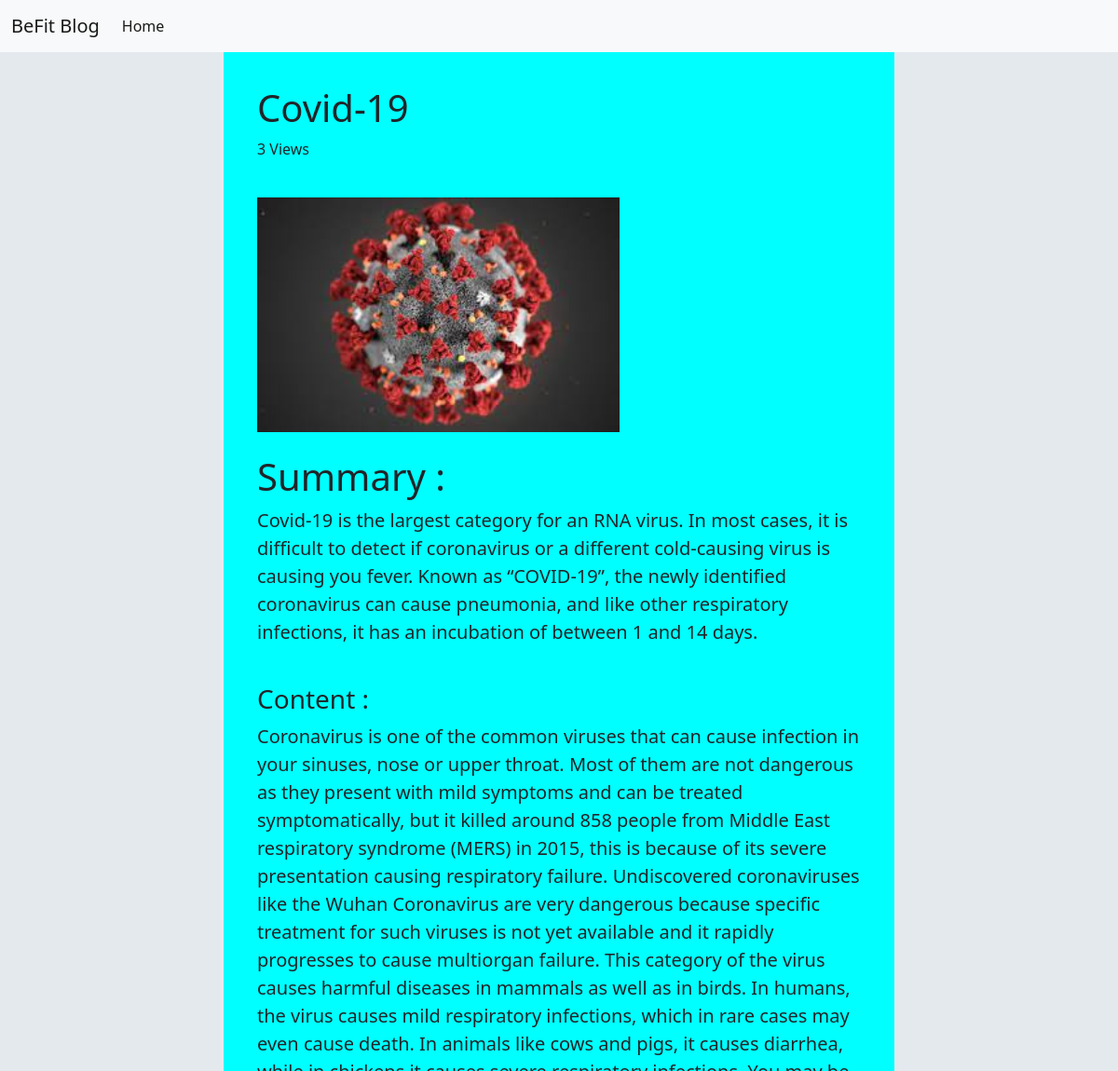
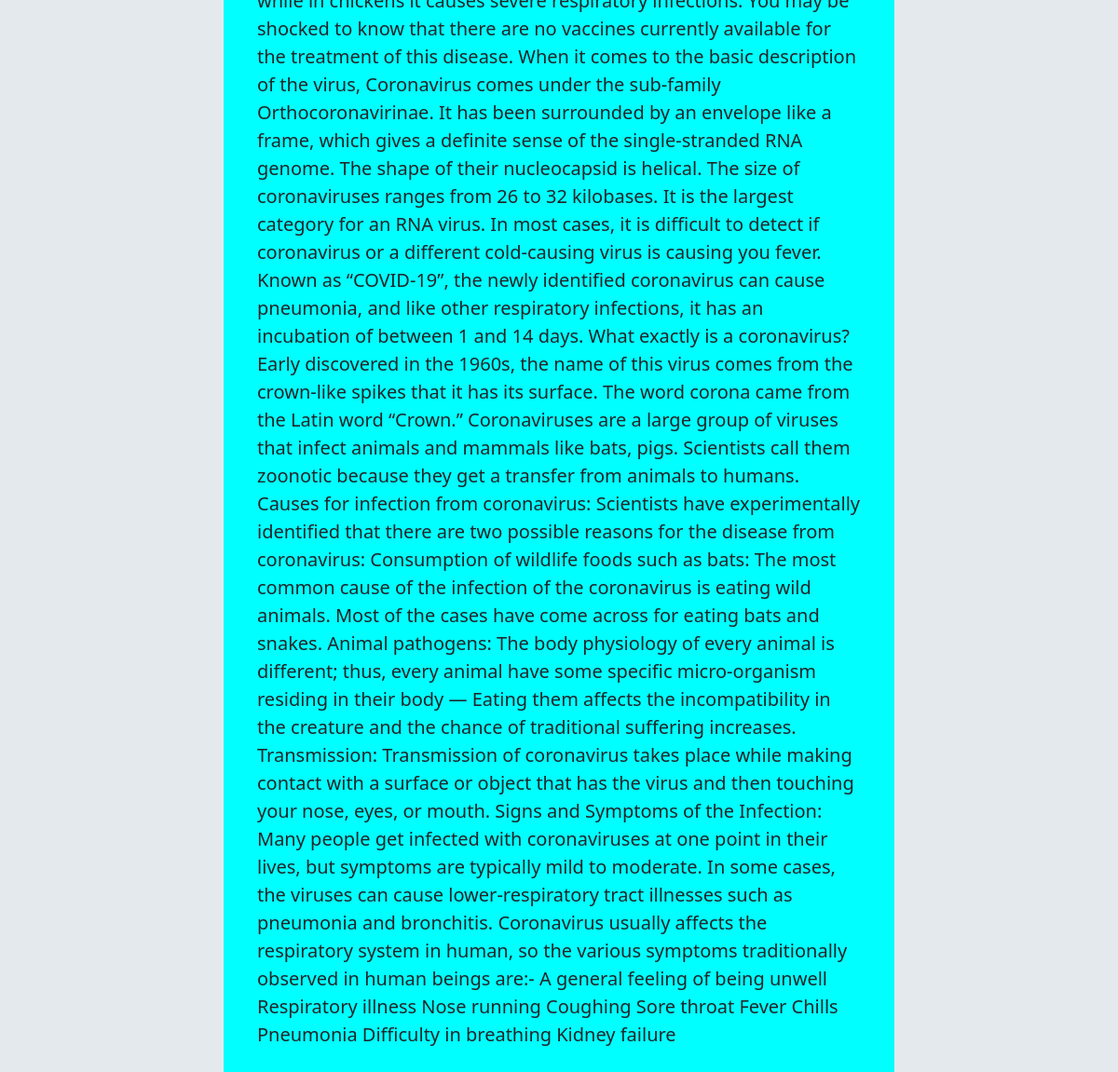
The app's page /blog/view-blog/1 with its own data (2 pictures, top to bottom).
### blog/models.py (models this page shows, shortened)
class Blog(models.Model):
    blog_author = models.ForeignKey(User, on_delete=models.CASCADE)
    blog_category = models.ForeignKey(Category, on_delete=models.CASCADE)
    blog_title = models.CharField(max_length=20)
    blog_image = models.ImageField(upload_to = 'asset/blog_image')
    blog_summary = models.CharField(max_length=100)
    blog_content = models.TextField()
    blog_views = models.IntegerField(default=0)
    blog_is_post = models.BooleanField(default=False)

### blog/views.py (the view)
# urls.py: path('view-blog/<int:view>', views.view_blog , name='view_blog'),
def view_blog(request, view):
    Blog.objects.filter(id = view).update(blog_views =Blog.objects.get(id=view).blog_views + 1)
    content = Blog.objects.get(pk=view)
    return render(request, "blog.html" , {"content":content})

### blog/templates/blog.html (shortened to what this page needs)
{% extends 'blog_base.html' %}
{% block containt %}
<div class="blog-body">
    <h1>{{content.blog_title}}</h1>
    <p>{{content.blog_views}} Views</p>
    <br>
    <div class="set-width">
        <img src="{{content.blog_image.url}}" alt="" style="width: 60%;">
    </div>
    <br>
    <h1>Summary :</h1>
    <div class="font-set">
        <p>{{content.blog_summary}}</p>
    </div>
    <br>
    <h3>Content :</h3>
    <div class="font-set">
        <p>{{content.blog_content}}</p>
    </div>
</div>
{% endblock %}

### blog/templates/blog.html (style rules this page uses)
.blog-body { margin: 0% 20%; background-color: aqua; padding: 3%; }
.font-set { font-size: 20px; }
body { background-color: #e4e9ee; }

### records on screen
Blog: blog_title "Covid-19", blog_views "3", blog_image (picture), blog_summary "Covid-19 is the largest category for an RNA virus. In most cases, it is difficult to detect if coronavirus or a different cold-causing virus is causing you fever. Known as “COVID-19”, the newly identified coronavirus can cause pneumonia, and like other respiratory infections, it has an incubation of between 1 and 14 days.", blog_content "Coronavirus is one of the common viruses that can cause infection in your sinuses, nose or upper throat. Most of them are not dangerous as they present with mild symptoms and can be treated symptomatically, but it killed around 858 people from Middle East respiratory syndrome (MERS) in 2015, this is because of its severe presentation causing respiratory failure. Undiscovered coronaviruses like the Wuhan Coronavirus are very dangerous because specific treatment for such viruses is not yet available and it rapidly progresses to cause multiorgan failure. This category of the virus causes harmful diseases in mammals as well as in birds. In humans, the virus causes mild respiratory infections,…"
